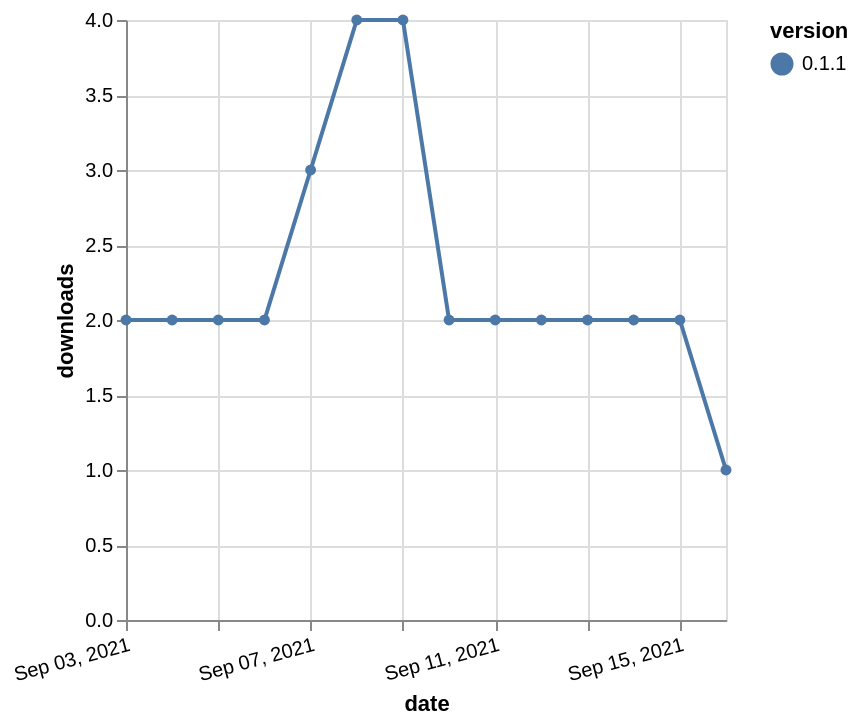

Describe this chart as a Vega-Lite specification.
### Vega-Lite specification from a JSON file in a GitHub repository (floating-point values rounded to 4 significant figures)
{"$schema": "https://vega.github.io/schema/vega-lite/v5.json", "description": "A simple bar chart with embedded data.", "data": {"values": [{"date": "2021-09-03", "total": 1497, "delta": 2, "version": "0.1.1"}, {"date": "2021-09-04", "total": 1499, "delta": 2, "version": "0.1.1"}, {"date": "2021-09-05", "total": 1501, "delta": 2, "version": "0.1.1"}, {"date": "2021-09-06", "total": 1503, "delta": 2, "version": "0.1.1"}, {"date": "2021-09-07", "total": 1506, "delta": 3, "version": "0.1.1"}, {"date": "2021-09-08", "total": 1510, "delta": 4, "version": "0.1.1"}, {"date": "2021-09-09", "total": 1514, "delta": 4, "version": "0.1.1"}, {"date": "2021-09-10", "total": 1516, "delta": 2, "version": "0.1.1"}, {"date": "2021-09-11", "total": 1518, "delta": 2, "version": "0.1.1"}, {"date": "2021-09-12", "total": 1520, "delta": 2, "version": "0.1.1"}, {"date": "2021-09-13", "total": 1522, "delta": 2, "version": "0.1.1"}, {"date": "2021-09-14", "total": 1524, "delta": 2, "version": "0.1.1"}, {"date": "2021-09-15", "total": 1526, "delta": 2, "version": "0.1.1"}, {"date": "2021-09-16", "total": 1527, "delta": 1, "version": "0.1.1"}]}, "width": "container", "mark": {"type": "line", "point": {"filled": true}}, "encoding": {"x": {"field": "date", "type": "temporal", "timeUnit": "yearmonthdate", "title": "date", "axis": {"labelAngle": -15}}, "y": {"field": "delta", "type": "quantitative", "title": "downloads"}, "color": {"field": "version", "type": "nominal"}, "tooltip": {"field": "delta"}}}
